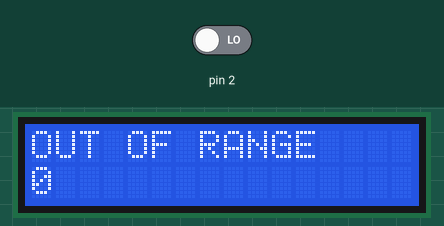
Recording of a sketch running on a simulated Arduino Uno, built with avr-gcc and run on an emulated ATmega328P. Shown: 16×2 character LCD. The inputs (shaded band) are chosen by the test bench; at power-on: pin 2 LOW.

Above: at 1.2 s.
1.3 s: pin 2 driven HIGH
At 1.35 s:
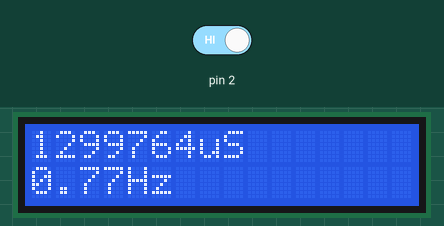
At 2.0 s:
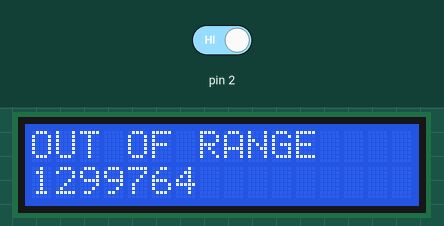
Timing chart, 0 to 4.3 s (numbered marks = the images above; inputs shaded):
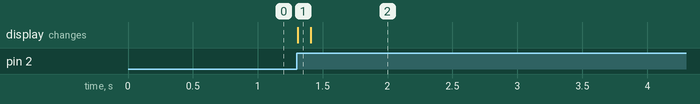

The sketch:

lowFreqCounter_SPI_LCD.ino
```cpp
#include <SPI.h>
#include <LiquidCrystal.h>

// for normal LCD library
// LiquidCrystal lcd(12, 11, 5, 4, 3, 2);

// for SPI interface LCD library
// http://playground.arduino.cc/Main/LiquidCrystal
LiquidCrystal lcd(10);

long previousMillis = 0;
volatile unsigned long duration=0;
volatile unsigned int pulsecount=0;
volatile unsigned long prevMicros=0;
volatile uint8_t handleIrq = 0;

void setup()
{
  lcd.begin(16, 2);
  attachInterrupt(0, periodIrq, RISING); // D2
}

void loop()
{
  if (handleIrq == 0) {
    lcd.setCursor(0, 0);
    lcd.print("OUT OF RANGE");
    lcd.setCursor(0, 1);
    lcd.print(duration,DEC);
    lcd.print("          ");
  } else {
    lcd.setCursor(0, 0);
    lcd.print(duration,DEC);
    lcd.print("uS        ");
    lcd.setCursor(0, 1);
    lcd.print(1e6/duration,2);
    lcd.print("Hz       ");
    handleIrq = 0;
  }
  delay(100);
}

void periodIrq() // interrupt handler
{
  unsigned long currentMicros = micros();
  duration = currentMicros - prevMicros;
  prevMicros = currentMicros;
  handleIrq = 1;
}
```

Measured:
- after the input at 1.3 s, the display: changes at once (image 1)
